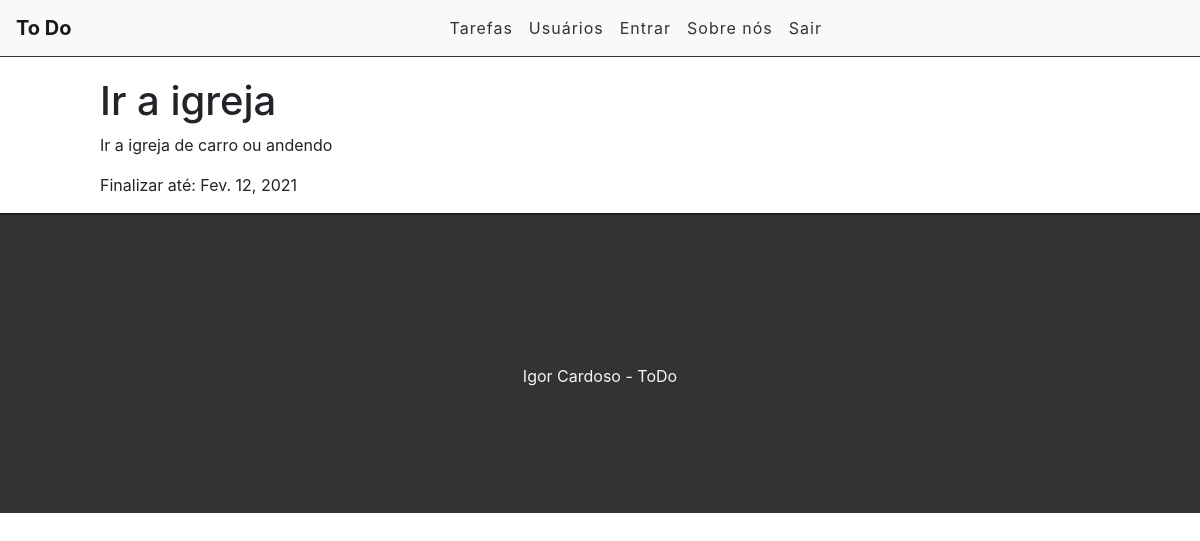
Screenshot of /task/9 with the database file from the repository.
### tasks/models.py (models this page shows, shortened)
class Task(models.Model):
	STATUS = (
		('fazendo', 'Fazendo'),
		('feiro', 'Feito')
	)
	title = models.CharField(max_length=255)
	description = models.TextField()
	done = models.CharField(
		max_length=7, # Tamanho da entrada
		choices=STATUS,
	)
	completion_date = models.DateField(auto_now_add=False)	# Eu criei
	created_at = models.DateTimeField(auto_now_add=True)
	update_at = models.DateTimeField(auto_now=True)

### tasks/views.py (the view)
# urls.py: path('task/<int:id>', views.taskView, name='task-view'),
def taskView(request, id):
	task = get_object_or_404(Task, pk=id)
	return render(request, 'tasks/task.html', {'task':task})

### tasks/templates/tasks/task.html (shortened to what this page needs)
{% extends 'base.html' %}
{% block content %}
<div class="offset-1 col-10 list-div">
	<h1>{{task.title}}</h1>
	<p>{{task.description}}</p>
	<p>Finalizar até: {{task.completion_date}}</p>
</div>
{% endblock %}

### tasks/static/css/styles.css (style rules this page uses)
.list-div { padding: 0; }

### rows the page displays
Task: title "Ir a igreja", description "Ir a igreja de carro ou andendo", completion_date "Fev. 12, 2021"
